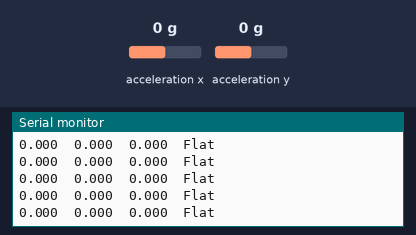
This sketch was run on a simulated Arduino Uno, built with avr-gcc and run on an emulated ATmega328P. Parts: the last lines printed to the serial monitor. The inputs (shaded band) are chosen by the test bench; at power-on: acceleration x 0 g, acceleration y 0 g.

Above: at 1.2 s.
1.3 s: acceleration x set to -1.4 g
At 1.8 s:
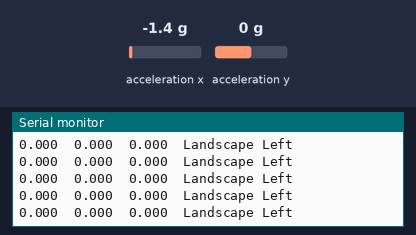
3.2 s: acceleration x set to 0.8 g
At 4.0 s:
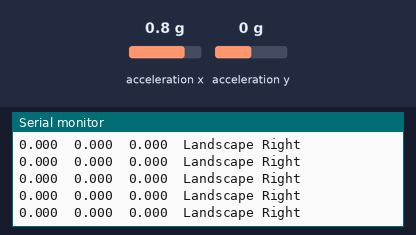
5.1 s: acceleration y set to -1.4 g
At 6.0 s:
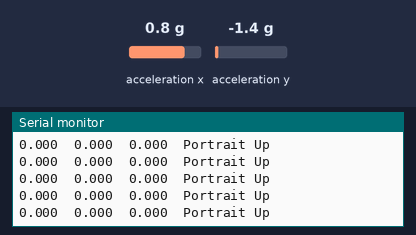
7.0 s: acceleration y set to -0.8 g
At 7.5 s:
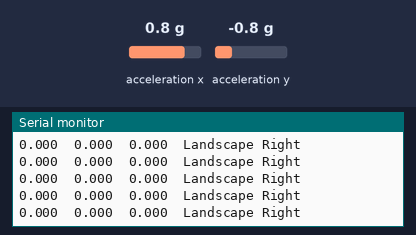
10.0 s: acceleration x set to -0.8 g
At 10.8 s:
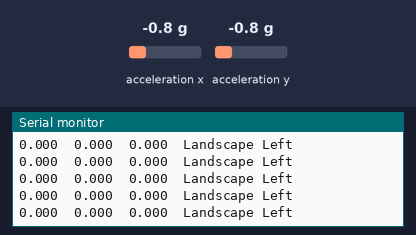
13.0 s: acceleration y set to 1.4 g
At 13.6 s:
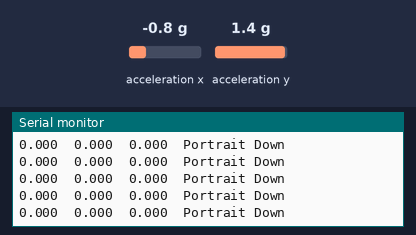

Measured:
- after the input at 1.3 s, the serial monitor: prints a new line after 0.07 s (image 1)
- after the input at 3.2 s, the serial monitor: prints a new line after 0.08 s (image 2)
- after the input at 5.1 s, the serial monitor: prints a new line after 0.08 s (image 3)
- after the input at 10.0 s, the serial monitor: prints a new line after 0.06 s (image 5)
- after the input at 13.0 s, the serial monitor: prints a new line after 0.07 s (image 6)

The sketch:

accelerometer.ino
```cpp
/* HOOKUP GUIDE
 SDA ---^^(330)^^--- A4
 SCL ---^^(330)^^--- A5
*/
#include <Wire.h>
#include <SparkFun_MMA8452Q.h>

MMA8452Q accel;

void setup() {
  Serial.begin(9600);

  accel.init();
}

void loop() {
  if (accel.available())
  {
    printCalculatedAccels();
    printOrientation();

    Serial.println();
  }
}


// The function demonstrates how to use the accel.x, accel.y and
//  accel.z variables.
// Before using these variables you must call the accel.read()
//  function!
void printAccels()
{
  Serial.print(accel.x, 3);
  Serial.print("\t");
  Serial.print(accel.y, 3);
  Serial.print("\t");
  Serial.print(accel.z, 3);
  Serial.print("\t");
}

// This function demonstrates how to use the accel.cx, accel.cy,
//  and accel.cz variables.
// Before using these variables you must call the accel.read()
//  function!
void printCalculatedAccels()
{
  Serial.print(accel.cx, 3);
  Serial.print("\t");
  Serial.print(accel.cy, 3);
  Serial.print("\t");
  Serial.print(accel.cz, 3);
  Serial.print("\t");
}

// This function demonstrates how to use the accel.readPL()
// function, which reads the portrait/landscape status of the
// sensor.
void printOrientation()
{
  // accel.readPL() will return a byte containing information
  // about the orientation of the sensor. It will be either
  // PORTRAIT_U, PORTRAIT_D, LANDSCAPE_R, LANDSCAPE_L, or
  // LOCKOUT.
  byte pl = accel.readPL();
  switch (pl)
  {
  case PORTRAIT_U:
    Serial.print("Portrait Up");
    break;
  case PORTRAIT_D:
    Serial.print("Portrait Down");
    break;
  case LANDSCAPE_R:
    Serial.print("Landscape Right");
    break;
  case LANDSCAPE_L:
    Serial.print("Landscape Left");
    break;
  case LOCKOUT:
    Serial.print("Flat");
    break;
  }
}
```
